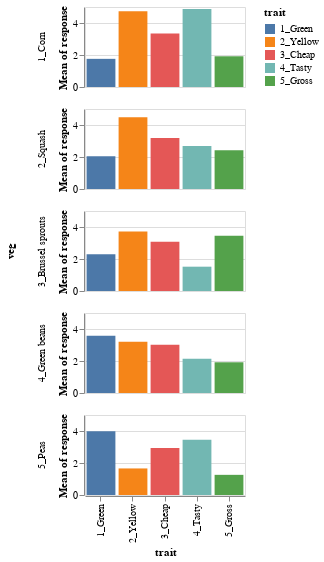

Here is the notebook cell this chart was saved with:
### Markdown cell above
---

## Comparing within vegetable traits as faceted bars

If we want people to be able to make comparisons across traits within each vegetable, say whether Yellow-ness or Tasty-ness is larger for Corn, we need to give them a common baseline.

We can make what are sometimes called "small multiples" in Altair using `facet()` to specify that facets, or unique values, of a categorical variable should be split off and arranged along either rows or columns of the overall visualization. **Visuals shown within each facet are only the subset of the data corresponding to that category!**

*Note that we could alternatively specified `row = 'veg:O'` right within the encoding instead of needing the `.facet()` section. The advantage of using `.facet()` is that you can make faceted views of more complicated charts.*

**Try changing the row facet to a column facet.** (You'll probably want to modify the height and width properties.) I prefer the row-faceted version beause I have an easier time comparing across vegetables.

### Code cell
alt.Chart(df).mark_bar().encode(
    x = 'trait:N',
    y = 'mean(response):Q',
    color = 'trait:N'
).properties(
    width = 160,
    height = 80
).facet(
    row='veg:N'
)

### Figure 1 — Vega-Lite specification as saved in the notebook (floating-point values rounded to 4 significant figures; data arrays with more than 128 entries replaced by an {"elided": "..."} marker saying what was removed)
{"config": {"view": {"continuousWidth": 300, "continuousHeight": 300}}, "data": {"name": "data-07f93f6fab5f4d4715a804d075ffd351"}, "facet": {"row": {"field": "veg", "type": "nominal"}}, "spec": {"mark": {"type": "bar"}, "encoding": {"color": {"field": "trait", "type": "nominal"}, "x": {"field": "trait", "type": "nominal"}, "y": {"aggregate": "mean", "field": "response", "type": "quantitative"}}, "height": 80, "width": 160}, "$schema": "https://vega.github.io/schema/vega-lite/v5.8.0.json", "datasets": {"data-07f93f6fab5f4d4715a804d075ffd351": {"elided": "1250 records"}}}
